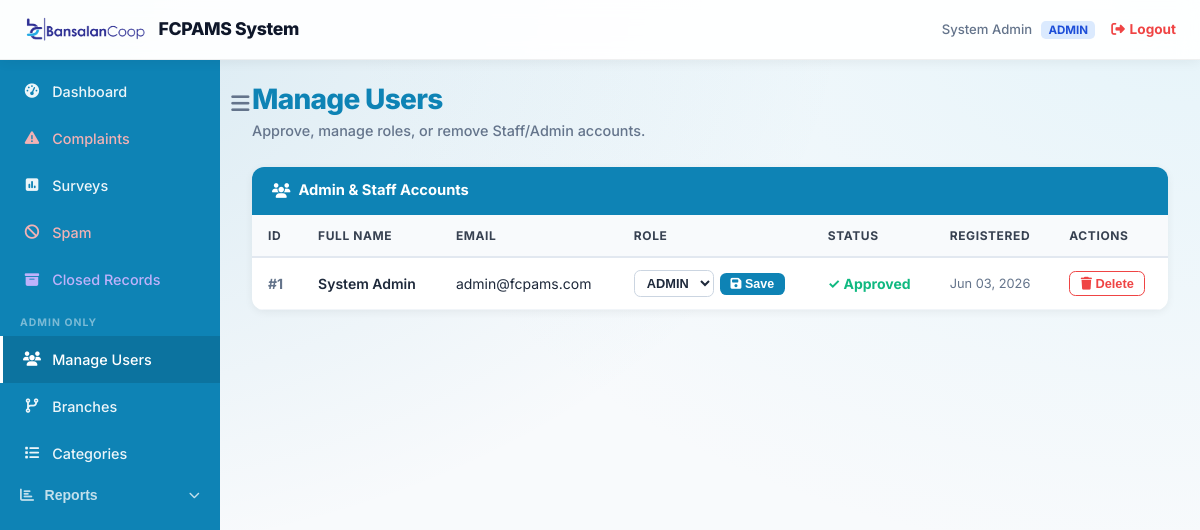
The page /admin/users.php (signed in) on the database its author committed.
### tables this page shows
CREATE TABLE IF NOT EXISTS users (
    id INT AUTO_INCREMENT PRIMARY KEY,
    name VARCHAR(255) NOT NULL,
    email VARCHAR(255) UNIQUE NOT NULL,
    password_hash VARCHAR(255) NOT NULL,
    role ENUM('ADMIN', 'STAFF') DEFAULT 'STAFF',
    branch_id INT,
    is_approved BOOLEAN DEFAULT FALSE,
    created_at TIMESTAMP DEFAULT CURRENT_TIMESTAMP,
    FOREIGN KEY (branch_id) REFERENCES branches(id) ON DELETE SET NULL
);

### admin/users.php (the view, shortened to what this page needs)
<?php
require_once '../config/db.php';
$users = $conn->query("SELECT * FROM users ORDER BY is_approved ASC, id DESC");
include '../includes/admin_header.php';
include '../includes/admin_sidebar.php';
?>
<div class="fade-in">
    <div style="margin-bottom:1.5rem;">
        <h1 style="font-size:1.75rem;color:#0e83b5;margin-bottom:0.25rem;">Manage Users</h1>
        <p style="color:#64748b;font-size:0.9rem;">Approve, manage roles, or remove Staff/Admin accounts.</p>
    </div>
    <div class="admin-table-wrapper">
        <div class="admin-table-header">
            <i class="fas fa-users"></i> Admin &amp; Staff Accounts
        </div>
        <div style="overflow-x:auto;">
        <table class="admin-table">
            <thead>
                <tr>
                    <th>ID</th>
                    <th>Full Name</th>
                    <th>Email</th>
                    <th>Role</th>
                    <th>Status</th>
                    <th>Registered</th>
                    <th>Actions</th>
                </tr>
            </thead>
            <tbody>
            <?php if ($users->num_rows > 0): ?>
                <?php while ($u = $users->fetch_assoc()): ?>
                <tr>
                    <td style="font-weight:700;color:#64748b;">#<?php echo $u['id']; ?></td>
                    <td style="font-weight:600;"><?php echo htmlspecialchars($u['name']); ?></td>
                    <td><?php echo htmlspecialchars($u['email']); ?></td>
                    <td>
                        <?php if ($u['id'] !== $_SESSION['user_id']): ?>
                        <form method="POST" style="display:inline-flex;gap:0.4rem;align-items:center;"
                              onsubmit="return confirmRoleChange(this)">
                            <select name="role"
                                    style="padding:0.25rem 0.5rem;border:1px solid #cbd5e1;border-radius:0.4rem;font-size:0.8rem;background:white;color:#1e293b;font-weight:600;cursor:pointer;">
                                <option value="ADMIN" <?php echo $u['role']==='ADMIN'?'selected':''; ?>>ADMIN</option>
                            </select>
                            <button type="submit"
                                    style="background:#0e83b5;color:white;border:none;border-radius:0.4rem;padding:0.25rem 0.65rem;font-size:0.78rem;cursor:pointer;font-weight:700;white-space:nowrap;">
                                <i class="fas fa-save"></i> Save
                            </button>
                        </form>
                        <?php else: ?>
                            <span style="background:#dbeafe;color:#1d4ed8;padding:0.2rem 0.6rem;border-radius:0.3rem;font-size:0.78rem;font-weight:700;"><?php echo $u['role']; ?> (You)</span>
                        <?php endif; ?>
                    </td>
                    <td>
                        <?php if ($u['is_approved']): ?>
                            <span style="color:#10b981;font-weight:700;">✓ Approved</span>
                        <?php else: ?>
                            <span style="color:#eab308;font-weight:700;">⏳ Pending</span>
                        <?php endif; ?>
                    </td>
                    <td style="font-size:0.8rem;color:#64748b;"><?php echo date('M d, Y', strtotime($u['created_at'])); ?></td>
                    <td>
                        <div style="display:flex;gap:0.4rem;flex-wrap:wrap;">
                            <?php if ($u['id'] !== $_SESSION['user_id']): ?>
                            <form method="POST" style="display:inline;" onsubmit="return confirm('Delete this user? This cannot be undone.');">
                                <button type="submit" style="background:transparent;color:#ef4444;border:1px solid #ef4444;border-radius:0.4rem;padding:0.25rem 0.65rem;font-size:0.8rem;cursor:pointer;font-weight:600;">
                                    <i class="fas fa-trash"></i> Delete
                                </button>
                            </form>
                            <?php endif; ?>
                        </div>
                    </td>
                </tr>
                <?php endwhile; ?>
            <?php else: ?>
                <tr><td colspan="7" style="text-align:center;padding:2rem;color:#94a3b8;">No users found.</td></tr>
            <?php endif; ?>
            </tbody>
        </table>
        </div>
    </div>
</div>
<?php include '../includes/admin_footer.php'; ?>

### assets/css/main.css (style rules this page uses)
:root { --primary: #3b82f6; --primary-hover: #2563eb; --secondary: #6366f1; --secondary-hover: #4f46e5; --accent: #f43f5e; --bg-color: #f8fafc; --surface-color: #ffffff; --text-primary: #0f172a; --text-secondary: #334155; --border-color: #e2e8f0; --success: #10b981; --error: #ef4444; --font-family: 'Inter', system-ui, -apple-system, sans-serif; --glass-bg: rgba(255, 255, 255, 0.65); --glass-border: rgba(255, 255, 255, 0.8); --glass-shadow: 0 10px 40px 0 rgba(0, 0, 0, 0.08); }
* { box-sizing: border-box; margin: 0; padding: 0; }
h1, h2, h3, h4, h5, h6 { font-weight: 800; line-height: 1.1; letter-spacing: -0.025em; margin-bottom: 1.25rem; color: #1e293b; }
h1 { font-size: 3.2rem; }
p { margin-bottom: 1.25rem; color: var(--text-secondary); line-height: 1.7; font-weight: 500; }
.animate-fade-in, .fade-in { animation: fadeInUp 0.6s cubic-bezier(0.2, 0.8, 0.2, 1) forwards; }
body { font-family: var(--font-family); background: url('../../images/bcbldg.jpg') no-repeat center center fixed; background-size: cover; color: var(--text-primary); line-height: 1.6; min-height: 100vh; display: flex; flex-direction: column; }
.admin-table-wrapper { background: white; border-radius: 0.75rem; box-shadow: 0 2px 8px rgba(0,0,0,0.06); overflow: hidden; margin-bottom: 1.5rem; }
.admin-table-header { background-color: #0e83b5; color: white; padding: 0.75rem 1.25rem; font-weight: 700; font-size: 0.92rem; display: flex; align-items: center; gap: 0.5rem; }
.admin-table { width: 100%; border-collapse: collapse; }
.admin-table th { background: #f8fafc; color: #374151; padding: 0.7rem 1rem; font-size: 0.75rem; font-weight: 700; text-transform: uppercase; letter-spacing: 0.05em; text-align: left; border-bottom: 2px solid #e2e8f0; }
.admin-table td { padding: 0.75rem 1rem; border-bottom: 1px solid #f1f5f9; color: #1e293b; font-size: 0.875rem; vertical-align: middle; }

### rows shown on the page
users: id "1", name "System Admin", email "admin@fcpams.com", role "ADMIN", is_approved "✓ Approved", created_at "Jun 03, 2026"

### other values the page prints
$_SESSION['name'] "System Admin"
$_SESSION['role'] "ADMIN"
